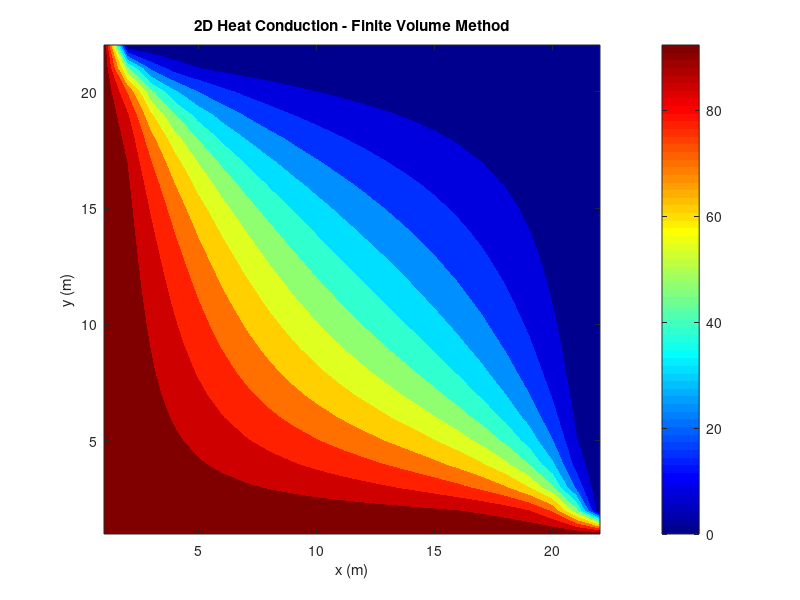

The MATLAB source for this figure:
clear; clc; close all;
%% Gauss sidel method
% Domain size
Lx = 3;  % Length in x-direction (m)
Ly = 3;  % Length in y-direction (m)

%% Given Data 
rouh =  1;    % Densityu of the fluid
Gamma = 1;
a =  10;
b = 2;
u = 1;        % Velocity of the fluid along X axis 
v = 4;        % Velocity of the fluid along Y axis 

%% Grid parameters
Nx = 20;  % Number of control volumes in x-direction
Ny = 20;  % Number of control volumes in y-direction
dx = Lx / Nx;
dy = Ly / Ny;
%% convection Diffusion Coeff

F_e = rouh*u*dy; F_w = rouh*u*dy;
F_n = rouh*v*dx; F_s = rouh*v*dx;

D = Gamma/dx; %D_e =D_w = D_n = D_s;
D_e = D;
D_w = D;
D_n = D;
D_s = D;
D_A = 2*D;
D_B = 2*D;

%% Initialize temperature field
phi = zeros(Ny+2, Nx+2);

% Apply Dirichlet Boundary Conditions
phi(:, 1)   = 100; % Left boundary (x = 0)
phi(:, end) = 0; % Right boundary (x = Lx)
phiT(1, :)   = 0; % Top boundary (y = Ly)
phi(end, :) = 100; % Bottom boundary (y = 0)
fprintf('The Initial Matrix With all Boundaries(Top Left Right Bottom Left \n')
disp(phi)

%% Finite Volume Coefficients
aW = D_w + F_w/2;
aE = D_e - F_e/2;
aN = D_n - F_n/2;
aS = D_s + F_s/2;

% Modify coefficients near boundaries
aW_b = 2 * D_w + F_w/2 ; 
aE_b = 2 * D_e - F_e/2; 
aN_b = 2 * D_n - F_n/2;
aS_b = 2 * D_s + F_s/2;

%% Iterative solver (Gauss-Seidel)
tol = 1e-6;
error = 1;
iter = 0;

while error > tol
    phi_old = phi;
    
    % Update interior points
    for i = 2:Nx+1
        for j = 2:Ny+1
            if i == 2  % Near left boundary
                % fprintf('left boundary - %d,%d\n',j,i)
                aW_eff = aW_b;
            else
                aW_eff = aW;
            end
%%
            if i == Nx+1  % Near right boundary
                % fprintf(' right boundary - %d,%d\n',j,i)
                aE_eff = aE_b;
            else
                aE_eff = aE;
            end
%%
            if j == 2  % Near Top boundary
                % fprintf('  Top boundary - %d,%d\n',j,i)
                aS_eff = aS_b;
            else
                aS_eff = aS;
            end
%%
            if j == Ny+1  % Near Bottom boundary
                % fprintf('   Bottom boundary - (%d,%d)\n',j,i)
                aN_eff = aN_b;
            else
                aN_eff = aN;
            end
%%
            % Compute new temperature using FVM equation
            aP = aW_eff + aE_eff + aN_eff + aS_eff;
            phi(j, i) = (aE_eff * phi(j, i+1) + aW_eff * phi(j, i-1) + ...
                       aN_eff * phi(j+1, i) + aS_eff * phi(j-1, i)) / aP;
        end
    end
    
    % Compute error
    error = max(max(abs(phi - phi_old)));
    iter = iter + 1;
end
%%
fprintf('The Final T Matrix Temp at respective nodes internal + nearer boundary\n')
disp(phi(2:end-1, 2:end-1))
disp(['Converged in ', num2str(iter), ' iterations with error ', num2str(error)]);


% Till here function is fine function call has to writen the T as Phi ,
% please use phi insted of T
% disp('flipud(T)')
% disp(flipud(T))

% Plot solution
figure;
contourf(flipud(phi), 12, 'LineColor', 'none'); 
colorbar;
%clim([200 500]); % Fix color range
colormap(jet); % Match Python's color map
title('2D Heat Conduction - Finite Volume Method');
xlabel('x (m)');
ylabel('y (m)');
